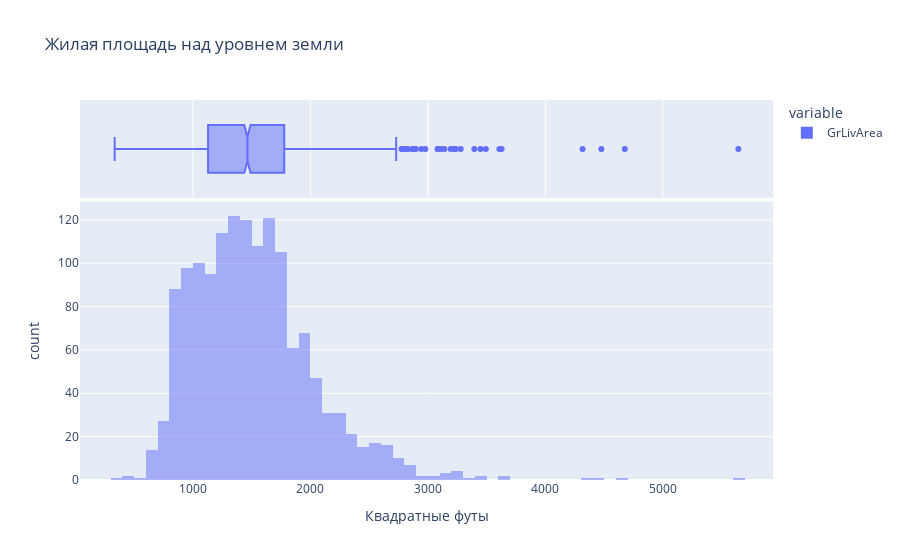

The notebook cell this image was saved under:
### Code cell
import plotly.express as px
# Отрисуем интерактивный график
fig = px.histogram(df['GrLivArea'],
                   title='Жилая площадь над уровнем земли',
                   marginal = 'box',
                   nbins =  100,
                   barmode='overlay',
                   labels={"value": "Квадратные футы"})

fig.show()

### Figure 1 — Plotly figure (JSON) as saved in the notebook; plotly's stock layout.template omitted (floating-point values rounded to 4 significant figures; data arrays with more than 128 entries replaced by an {"elided": "..."} marker saying what was removed)
{"data": [{"alignmentgroup": "True", "bingroup": "x", "hovertemplate": "variable=GrLivArea<br>Квадратные футы=%{x}<br>count=%{y}<extra></extra>", "legendgroup": "GrLivArea", "marker": {"color": "#636efa", "opacity": 0.5, "pattern": {"shape": ""}}, "name": "GrLivArea", "nbinsx": 100, "offsetgroup": "GrLivArea", "orientation": "v", "showlegend": true, "type": "histogram", "x": {"elided": "1460 int values"}, "xaxis": "x", "yaxis": "y"}, {"alignmentgroup": "True", "hovertemplate": "variable=GrLivArea<br>Квадратные футы=%{x}<extra></extra>", "legendgroup": "GrLivArea", "marker": {"color": "#636efa"}, "name": "GrLivArea", "notched": true, "offsetgroup": "GrLivArea", "showlegend": false, "type": "box", "x": {"elided": "1460 int values"}, "xaxis": "x2", "yaxis": "y2"}], "layout": {"autosize": true, "barmode": "overlay", "legend": {"title": {"text": "variable"}, "tracegroupgap": 0}, "title": {"text": "Жилая площадь над уровнем земли"}, "xaxis": {"anchor": "y", "autorange": true, "domain": [0, 1], "range": [39.11, 5937.0], "title": {"text": "Квадратные футы"}, "type": "linear"}, "xaxis2": {"anchor": "y2", "autorange": true, "domain": [0, 1], "matches": "x", "range": [39.11, 5937.0], "showgrid": true, "showticklabels": false, "type": "linear"}, "yaxis": {"anchor": "x", "autorange": true, "domain": [0, 0.7326], "range": [0, 128.4], "title": {"text": "count"}}, "yaxis2": {"anchor": "x2", "autorange": true, "domain": [0.7426, 1], "matches": "y2", "range": [-0.5, 0.5], "showgrid": false, "showline": false, "showticklabels": false, "ticks": "", "type": "category"}}}
